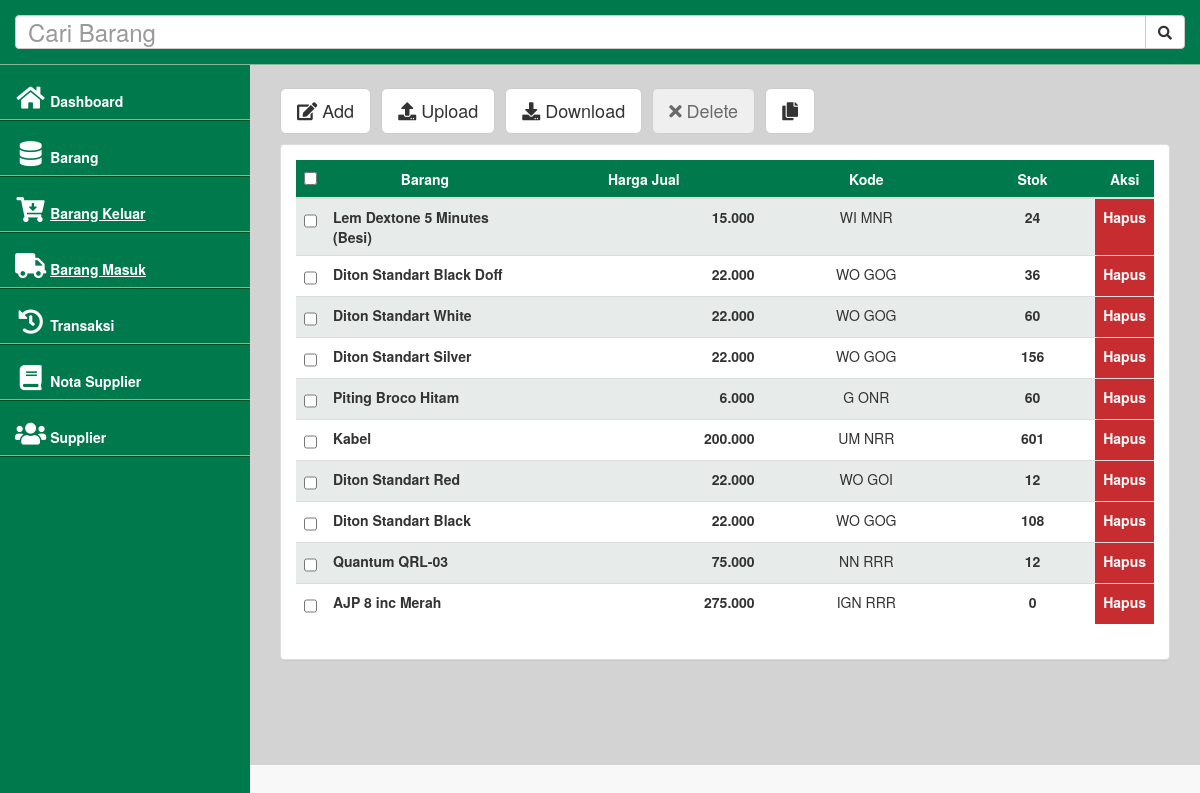
The app's page /barang/index.php with its own data.
### tables this page shows
CREATE TABLE `tbbarang` (
  `idbarang` int(11) NOT NULL,
  `namabarang` varchar(100) NOT NULL,
  `hargabeli` decimal(10,0) DEFAULT NULL,
  `hargajual` decimal(10,0) DEFAULT NULL,
  `kategori` int(11) NOT NULL,
  `stokbarang` int(11) NOT NULL
);

### barang/index.php (shortened to what this page needs)
<?php
include "../config/config.php";
$databarang = query("select * from tbbarang INNER JOIN tbkategori
    ON tbbarang.kategori = tbkategori.idkategori order by idbarang desc limit 10");
?>
<!DOCTYPE html>
<html>
<head>
    <link href="../asset/plugins/bootstrap/bootstrap.css" rel="stylesheet" />
    <link href="../asset/font-awesome/css/font-awesome.css" rel="stylesheet" />
    <link href="../asset/css/style.css" rel="stylesheet" />
    <link href="../asset/css/main-style.css" rel="stylesheet" />
    <link href="../asset/plugins/select2/css/select2.min.css" rel="stylesheet" >
    <link href="../asset/plugins/select2/css/select2-bootstrap.min.css" rel="stylesheet">
</head>
<body>
    <div id="wrapper">
        <?php include '../sidebar.php'; ?>
        <div id="page-wrapper">
            <div class="row">
                <div class="col-lg-12">
                    <h1>
                        <button type="button" class="btn btn-default  btn-lg" data-toggle="modal" data-target="#modalTambah" title="Tambah Data"><i class="fa far fa-edit"></i> Add</button>
                        <button type="button" class="btn btn-default  btn-lg" data-toggle="modal" data-target="#modalUpload"  title="Upload File CVS"><i class="fa fa-upload"></i> Upload</button>
                        <button type="submit" class="btn btn-default  btn-lg" form="formdownload" title="Download File CSV" name="download"><i class="fa fa-download"></i> Download</button>
                        <button type="submit" class="btn btn-default  btn-lg" title="Hapus data yang dipilih" form="formmulti" name='but_delete' id="but_delete" onclick="return confirm('Yakin dihapus?');" disabled ><i class="fa fa-times"></i> Delete
                        </button>
                        <a href="../kategori/"><button type="button" class="btn btn-default  btn-lg" title="Cek Data Ganda"><i class="fa fas fa-copy"></i>
                        </button></a>
                    </h1>
                </div>
            </div>
            <div class="row">
                <div class="col-lg-12">
                    <div class="panel panel-default">
                        <div class="panel-body">
                            <div class="table-responsive kontentabel">
                                <table class="table table-striped " id="tabelbarang">
                                    <thead style="background-color: #00794d; color: white;">
                                        <tr>
                                            <th width="3%"><input type="checkbox" id="select_all" value=""  /></th>
                                            <th class="text-center" width="200px">Barang</th>
                                            <th class="text-center">Harga Jual</th>
                                            <th class="text-center">Kode</th>
                                            <th class="text-center">Stok</th>
                                            <th class="text-center" width="50px">Aksi</th>
                                        </tr>
                                    </thead>
                                    <tbody>
                                        <?php foreach( $databarang as $data ) : ?>
                                            <tr class="odd gradeX">
                                                <td><input type="checkbox" class="checkbox"  name='delete[]' value="<?= $data['idbarang'] ?>" form="formmulti" /></td>
                                                <td data-toggle="modal" data-target="#modaledit_<?= $data['idbarang'] ?>">
                                                    <strong ><?= $data['namabarang'] ?></strong>
                                                </td>
                                            <td class="text-right"><strong><?= rupiahTanpaRp($data['hargajual']) ?></strong></td>
                                            <td class="text-center"><?= toHuruf($data['hargabeli'])?>
                                            <td class="text-center"><strong><?= $data['stokbarang'] ?></strong></td>
                                            <td class="text-center" style="color: white; background-color: #C72D30; text-align: justify-all;" id="hapus" data-id="<?= $data['idbarang'] ?>"><strong>Hapus</strong></td>
                                        </tr>
                                    <?php endforeach; ?>
                                </tbody>
                            </table>
                        </div>
                    </div>
                </div>
            </div>
        </div>
    </div>
</div>
</body>
</html>

### config/config.php (shortened to what this page needs)
<?php
$conn = mysqli_connect("localhost", "artawgn", "kopibali", "wigunateknik");
function query($query) {
	global $conn;
	$result = mysqli_query($conn, $query);
	$rows = [];
	while( $row = mysqli_fetch_assoc($result) ) {
		$rows[] = $row;
	}
	return $rows;
}
function toHuruf($data){
  $huruf = array("R","W","I","G","U","N","A","M","O","T");
  $potongan = str_split($data);
  $jumlah = strlen($data);
  for ($i=0; $i < $jumlah; $i++) {
    echo $huruf[$potongan[$i]];
  }
}
function rupiahTanpaRp($uang){
  $rupiah = number_format($uang,0,',','.');
  return $rupiah;
}
?>

### asset/css/style.css (style rules this page uses)
body { background-color: #f8f8f8; }
#wrapper { width: 100%; margin-top: 65px!important; background-color:#00794D; }
#page-wrapper { padding: 0 15px; min-height: 700px!important; background-color:#D3D3D3; }

### asset/css/main-style.css (style rules this page uses)
@media (min-width:768px) { #page-wrapper { position: inherit; margin: 0 0 0 250px; padding: 0 30px; min-height: 1000px; } }

### records on screen
tbbarang: namabarang "Lem Dextone 5 Minutes (Besi)", hargajual "15.000", hargabeli "W", hargabeli "I", hargabeli "M", hargabeli "N", hargabeli "R", stokbarang "24"
tbbarang: namabarang "Diton Standart Black Doff", hargajual "22.000", hargabeli "W", hargabeli "O", hargabeli "G", stokbarang "36"
tbbarang: namabarang "Diton Standart White", hargajual "22.000", hargabeli "W", hargabeli "O", hargabeli "G", stokbarang "60"
tbbarang: namabarang "Diton Standart Silver", hargajual "22.000", hargabeli "W", hargabeli "O", hargabeli "G", stokbarang "156"
tbbarang: namabarang "Piting Broco Hitam", hargajual "6.000", hargabeli "G", hargabeli "O", hargabeli "N", hargabeli "R", stokbarang "60"
tbbarang: namabarang "Kabel", hargajual "200.000", hargabeli "U", hargabeli "M", hargabeli "N", hargabeli "R", stokbarang "601"
tbbarang: namabarang "Diton Standart Red", hargajual "22.000", hargabeli "W", hargabeli "O", hargabeli "G", hargabeli "I", stokbarang "12"
tbbarang: namabarang "Diton Standart Black", hargajual "22.000", hargabeli "W", hargabeli "O", hargabeli "G", stokbarang "108"
tbbarang: namabarang "Quantum QRL-03", hargajual "75.000", hargabeli "N", i "R", stokbarang "12"
tbbarang: namabarang "AJP 8 inc Merah", hargajual "275.000", hargabeli "I", hargabeli "G", hargabeli "N", hargabeli+stokbarang "R", stokbarang "0"
